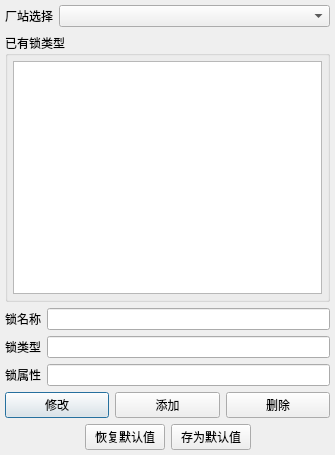
<?xml version="1.0" encoding="UTF-8"?>
<ui version="4.0">
 <class>lockTypeDlg</class>
 <widget class="QDialog" name="lockTypeDlg">
  <property name="geometry">
   <rect>
    <x>0</x>
    <y>0</y>
    <width>335</width>
    <height>455</height>
   </rect>
  </property>
  <property name="minimumSize">
   <size>
    <width>335</width>
    <height>455</height>
   </size>
  </property>
  <property name="windowTitle">
   <string>锁类型定义</string>
  </property>
  <property name="windowIcon">
   <iconset resource="../mainwindow.qrc">
    <normaloff>:/image/config.png</normaloff>:/image/config.png</iconset>
  </property>
  <layout class="QVBoxLayout" name="verticalLayout_2">
   <property name="spacing">
    <number>6</number>
   </property>
   <property name="leftMargin">
    <number>5</number>
   </property>
   <property name="topMargin">
    <number>5</number>
   </property>
   <property name="rightMargin">
    <number>5</number>
   </property>
   <property name="bottomMargin">
    <number>5</number>
   </property>
   <item>
    <layout class="QHBoxLayout" name="horizontalLayout" stretch="1,6">
     <item>
      <widget class="QLabel" name="label">
       <property name="font">
        <font>
         <family>宋体</family>
         <pointsize>9</pointsize>
        </font>
       </property>
       <property name="text">
        <string>厂站选择</string>
       </property>
      </widget>
     </item>
     <item>
      <widget class="QComboBox" name="stationCombo"/>
     </item>
    </layout>
   </item>
   <item>
    <widget class="QGroupBox" name="groupBox">
     <property name="font">
      <font>
       <family>宋体</family>
       <pointsize>9</pointsize>
      </font>
     </property>
     <property name="title">
      <string>已有锁类型</string>
     </property>
     <layout class="QVBoxLayout" name="verticalLayout">
      <property name="leftMargin">
       <number>5</number>
      </property>
      <property name="topMargin">
       <number>5</number>
      </property>
      <property name="rightMargin">
       <number>5</number>
      </property>
      <property name="bottomMargin">
       <number>5</number>
      </property>
      <item>
       <widget class="QTableWidget" name="lockTypeTable">
        <property name="maximumSize">
         <size>
          <width>16777215</width>
          <height>16777215</height>
         </size>
        </property>
        <property name="baseSize">
         <size>
          <width>313</width>
          <height>230</height>
         </size>
        </property>
        <property name="font">
         <font>
          <family>宋体</family>
          <pointsize>10</pointsize>
         </font>
        </property>
       </widget>
      </item>
     </layout>
    </widget>
   </item>
   <item>
    <layout class="QHBoxLayout" name="horizontalLayout_2">
     <item>
      <widget class="QLabel" name="label_2">
       <property name="text">
        <string>锁名称</string>
       </property>
      </widget>
     </item>
     <item>
      <widget class="QLineEdit" name="lockNameEdit"/>
     </item>
    </layout>
   </item>
   <item>
    <layout class="QHBoxLayout" name="horizontalLayout_3">
     <item>
      <widget class="QLabel" name="label_3">
       <property name="text">
        <string>锁类型</string>
       </property>
      </widget>
     </item>
     <item>
      <widget class="QLineEdit" name="lockTypeEdit"/>
     </item>
    </layout>
   </item>
   <item>
    <layout class="QHBoxLayout" name="horizontalLayout_4">
     <item>
      <widget class="QLabel" name="label_4">
       <property name="text">
        <string>锁属性</string>
       </property>
      </widget>
     </item>
     <item>
      <widget class="QLineEdit" name="lockAttrEdit"/>
     </item>
    </layout>
   </item>
   <item>
    <layout class="QHBoxLayout" name="horizontalLayout_5">
     <item>
      <widget class="QPushButton" name="modifyBtn">
       <property name="text">
        <string>修改</string>
       </property>
      </widget>
     </item>
     <item>
      <widget class="QPushButton" name="addBtn">
       <property name="text">
        <string>添加</string>
       </property>
      </widget>
     </item>
     <item>
      <widget class="QPushButton" name="delBtn">
       <property name="text">
        <string>删除</string>
       </property>
      </widget>
     </item>
    </layout>
   </item>
   <item>
    <layout class="QHBoxLayout" name="horizontalLayout_6">
     <item>
      <spacer name="horizontalSpacer">
       <property name="orientation">
        <enum>Qt::Horizontal</enum>
       </property>
       <property name="sizeHint" stdset="0">
        <size>
         <width>40</width>
         <height>20</height>
        </size>
       </property>
      </spacer>
     </item>
     <item>
      <widget class="QPushButton" name="loadDefaultBtn">
       <property name="text">
        <string>恢复默认值</string>
       </property>
      </widget>
     </item>
     <item>
      <widget class="QPushButton" name="saveDefaultBtn">
       <property name="text">
        <string>存为默认值</string>
       </property>
      </widget>
     </item>
     <item>
      <spacer name="horizontalSpacer_2">
       <property name="orientation">
        <enum>Qt::Horizontal</enum>
       </property>
       <property name="sizeHint" stdset="0">
        <size>
         <width>40</width>
         <height>20</height>
        </size>
       </property>
      </spacer>
     </item>
    </layout>
   </item>
  </layout>
 </widget>
 <resources>
  <include location="../mainwindow.qrc"/>
 </resources>
 <connections>
  <connection>
   <sender>modifyBtn</sender>
   <signal>clicked()</signal>
   <receiver>lockTypeDlg</receiver>
   <slot>modifyLockType()</slot>
   <hints>
    <hint type="sourcelabel">
     <x>40</x>
     <y>410</y>
    </hint>
    <hint type="destinationlabel">
     <x>43</x>
     <y>427</y>
    </hint>
   </hints>
  </connection>
  <connection>
   <sender>addBtn</sender>
   <signal>clicked()</signal>
   <receiver>lockTypeDlg</receiver>
   <slot>addLockType()</slot>
   <hints>
    <hint type="sourcelabel">
     <x>160</x>
     <y>402</y>
    </hint>
    <hint type="destinationlabel">
     <x>216</x>
     <y>396</y>
    </hint>
   </hints>
  </connection>
  <connection>
   <sender>delBtn</sender>
   <signal>clicked()</signal>
   <receiver>lockTypeDlg</receiver>
   <slot>deleteLockType()</slot>
   <hints>
    <hint type="sourcelabel">
     <x>301</x>
     <y>409</y>
    </hint>
    <hint type="destinationlabel">
     <x>311</x>
     <y>419</y>
    </hint>
   </hints>
  </connection>
  <connection>
   <sender>loadDefaultBtn</sender>
   <signal>clicked()</signal>
   <receiver>lockTypeDlg</receiver>
   <slot>loadDefault()</slot>
   <hints>
    <hint type="sourcelabel">
     <x>115</x>
     <y>439</y>
    </hint>
    <hint type="destinationlabel">
     <x>160</x>
     <y>430</y>
    </hint>
   </hints>
  </connection>
  <connection>
   <sender>saveDefaultBtn</sender>
   <signal>clicked()</signal>
   <receiver>lockTypeDlg</receiver>
   <slot>saveDefault()</slot>
   <hints>
    <hint type="sourcelabel">
     <x>255</x>
     <y>435</y>
    </hint>
    <hint type="destinationlabel">
     <x>286</x>
     <y>436</y>
    </hint>
   </hints>
  </connection>
 </connections>
 <slots>
  <slot>modifyLockType()</slot>
  <slot>addLockType()</slot>
  <slot>deleteLockType()</slot>
  <slot>loadDefault()</slot>
  <slot>saveDefault()</slot>
 </slots>
</ui>
